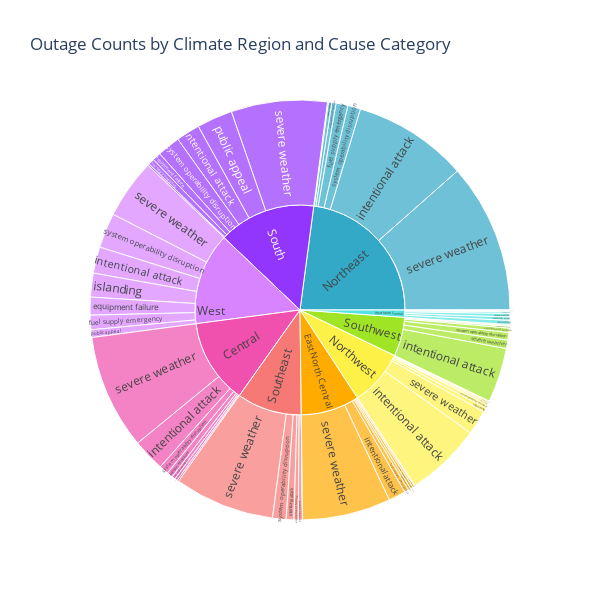

This figure's notebook cell:
### Code cell
# Aggregate counts by climate_region and cause_cat
agg_df = outage.groupby(['climate_region', 'cause_cat']).size().reset_index(name='outage_count')
agg_df = agg_df.sort_values(['climate_region', 'cause_cat'])

ordered_regions = ['Northeast', 'West North Central', 'Southwest', 'Northwest', 'East North Central', 'Southeast', 'Central', 'West', 'South']

regions = agg_df['climate_region'].unique()
colors = ['#33a8c7ff', '#52e3e1ff', '#a0e426ff', '#fdf148ff', '#ffab00ff',  '#f77976ff', '#f050aeff', '#d883ffff', '#9336fdff' ]
colors2 = ["#ef476f","#f78c6b","#ffd166","#83d483","#06d6a0","#0cb0a9","#118ab2","#0c637f","#073b4c"]
colors3 = ["#5d9cec","#4fc1e9","#48cfad","#a0d468","#ffce54","#fc6e51","#ed5565","#ac92ec","#ec87c0"]
colors4= ["#ff7073","#ea9e8d","#dbb3b1","#ffe085","#fed35d","#96e6b3","#73d3c9","#8cd9f8","#a0b7cf"]
color_map = {region: colors[i % len(colors4)] for i, region in enumerate(ordered_regions)}

climate_cause_pie = px.sunburst(
    agg_df,
    path=['climate_region', 'cause_cat'],  # hierarchy: inner ring is climate_region, outer is cause_cat
    values='outage_count',
    color='climate_region',
    color_discrete_map=color_map,
    #color='outage_count',  
    #color_continuous_scale=px.colors.sequential.Plasma,
    title='Outage Counts by Climate Region and Cause Category'
)
climate_cause_pie.update_layout(width=600, height=600)
climate_cause_pie.update_traces(insidetextorientation='radial')  # or 'tangential' or 'auto'
climate_cause_pie.show()

### Figure 1 — Plotly figure (JSON) as saved in the notebook; plotly's stock layout.template omitted (floating-point values rounded to 4 significant figures)
{"data": [{"branchvalues": "total", "customdata": [["Central"], ["East North Central"], ["Northeast"], ["Northwest"], ["South"], ["Southeast"], ["Southwest"], ["South"], ["Northwest"], ["Northeast"], ["West North Central"], ["Central"], ["West"], ["East North Central"], ["East North Central"], ["Northeast"], ["Central"], ["Southwest"], ["West"], ["Southeast"], ["West North Central"], ["Northwest"], ["South"], ["Southeast"], ["Southwest"], ["West"], ["West North Central"], ["Central"], ["Southwest"], ["West"], ["Southeast"], ["South"], ["Northwest"], ["Northeast"], ["East North Central"], ["West North Central"], ["Central"], ["East North Central"], ["Northeast"], ["Northwest"], ["South"], ["Southeast"], ["Northwest"], ["East North Central"], ["Central"], ["Northeast"], ["West"], ["Southwest"], ["West North Central"], ["East North Central"], ["West North Central"], ["West"], ["Central"], ["Southeast"], ["South"], ["Southwest"], ["West"], ["Northeast"], ["Northwest"], ["South"], ["Southeast"], ["Southwest"], ["West North Central"], ["Central"], ["East North Central"], ["Northeast"], ["Northwest"], ["South"], ["Southeast"], ["Southwest"], ["West"], ["West North Central"]], "domain": {"x": [0, 1], "y": [0, 1]}, "hovertemplate": "labels=%{label}<br>outage_count=%{value}<br>parent=%{parent}<br>id=%{id}<br>climate_region=%{customdata[0]}<extra></extra>", "ids": ["Central/equipment failure", "East North Central/equipment failure", "Northeast/equipment failure", "Northwest/equipment failure", "South/equipment failure", "Southeast/equipment failure", "Southwest/equipment failure", "South/fuel supply emergency", "Northwest/fuel supply emergency", "Northeast/fuel supply emergency", "West North Central/equipment failure", "Central/fuel supply emergency", "West/equipment failure", "East North Central/fuel supply emergency", "East North Central/intentional attack", "Northeast/intentional attack", "Central/intentional attack", "Southwest/fuel supply emergency", "West/fuel supply emergency", "Southeast/fuel supply emergency", "West North Central/fuel supply emergency", "Northwest/intentional attack", "South/intentional attack", "Southeast/intentional attack", "Southwest/intentional attack", "West/intentional attack", "West North Central/intentional attack", "Central/islanding", "Southwest/islanding", "West/islanding", "Southeast/islanding", "South/islanding", "Northwest/islanding", "Northeast/islanding", "East North Central/islanding", "West North Central/islanding", "Central/public appeal", "East North Central/public appeal", "Northeast/public appeal", "Northwest/public appeal", "South/public appeal", "Southeast/public appeal", "Northwest/severe weather", "East North Central/severe weather", "Central/severe weather", "Northeast/severe weather", "West/public appeal", "Southwest/public appeal", "West North Central/public appeal", "East North Central/system operability disruption", "West North Central/severe weather", "West/severe weather", "Central/system operability disruption", "Southeast/severe weather", "South/severe weather", "Southwest/severe weather", "West/system operability disruption", "Northeast/system operability disruption", "Northwest/system operability disruption", "South/system operability disruption", "Southeast/system operability disruption", "Southwest/system operability disruption", "West North Central/system operability disruption", "Central", "East North Central", "Northeast", "Northwest", "South", "Southeast", "Southwest", "West", "West North Central"], "insidetextorientation": "radial", "labels": ["equipment failure", "equipment failure", "equipment failure", "equipment failure", "equipment failure", "equipment failure", "equipment failure", "fuel supply emergency", "fuel supply emergency", "fuel supply emergency", "equipment failure", "fuel supply emergency", "equipment failure", "fuel supply emergency", "intentional attack", "intentional attack", "intentional attack", "fuel supply emergency", "fuel supply emergency", "fuel supply emergency", "fuel supply emergency", "intentional attack", "intentional attack", "intentional attack", "intentional attack", "intentional attack", "intentional attack", "islanding", "islanding", "islanding", "islanding", "islanding", "islanding", "islanding", "islanding", "islanding", "public appeal", "public appeal", "public appeal", "public appeal", "public appeal", "public appeal", "severe weather", "severe weather", "severe weather", "severe weather", "public appeal", "public appeal", "public appeal", "system operability disruption", "severe weather", "severe weather", "system operability disruption", "severe weather", "severe weather", "severe weather", "system operability disruption", "system operability disruption", "system operability disruption", "system operability disruption", "system operability disruption", "system operability disruption", "system operability disruption", "Central", "East North Central", "Northeast", "Northwest", "South", "Southeast", "Southwest", "West", "West North Central"], "marker": {"colors": ["#f050aeff", "#ffab00ff", "#33a8c7ff", "#fdf148ff", "#9336fdff", "#f77976ff", "#a0e426ff", "#9336fdff", "#fdf148ff", "#33a8c7ff", "#52e3e1ff", "#f050aeff", "#d883ffff", "#ffab00ff", "#ffab00ff", "#33a8c7ff", "#f050aeff", "#a0e426ff", "#d883ffff", "#f77976ff", "#52e3e1ff", "#fdf148ff", "#9336fdff", "#f77976ff", "#a0e426ff", "#d883ffff", "#52e3e1ff", "#f050aeff", "#a0e426ff", "#d883ffff", "#f77976ff", "#9336fdff", "#fdf148ff", "#33a8c7ff", "#ffab00ff", "#52e3e1ff", "#f050aeff", "#ffab00ff", "#33a8c7ff", "#fdf148ff", "#9336fdff", "#f77976ff", "#fdf148ff", "#ffab00ff", "#f050aeff", "#33a8c7ff", "#d883ffff", "#a0e426ff", "#52e3e1ff", "#ffab00ff", "#52e3e1ff", "#d883ffff", "#f050aeff", "#f77976ff", "#9336fdff", "#a0e426ff", "#d883ffff", "#33a8c7ff", "#fdf148ff", "#9336fdff", "#f77976ff", "#a0e426ff", "#52e3e1ff", "#f050aeff", "#ffab00ff", "#33a8c7ff", "#fdf148ff", "#9336fdff", "#f77976ff", "#a0e426ff", "#d883ffff", "#52e3e1ff"]}, "name": "", "parents": ["Central", "East North Central", "Northeast", "Northwest", "South", "Southeast", "Southwest", "South", "Northwest", "Northeast", "West North Central", "Central", "West", "East North Central", "East North Central", "Northeast", "Central", "Southwest", "West", "Southeast", "West North Central", "Northwest", "South", "Southeast", "Southwest", "West", "West North Central", "Central", "Southwest", "West", "Southeast", "South", "Northwest", "Northeast", "East North Central", "West North Central", "Central", "East North Central", "Northeast", "Northwest", "South", "Southeast", "Northwest", "East North Central", "Central", "Northeast", "West", "Southwest", "West North Central", "East North Central", "West North Central", "West", "Central", "Southeast", "South", "Southwest", "West", "Northeast", "Northwest", "South", "Southeast", "Southwest", "West North Central", "", "", "", "", "", "", "", "", ""], "type": "sunburst", "values": [7, 3, 5, 2, 10, 5, 5, 7, 1, 14, 1, 4, 21, 5, 20, 135, 38, 2, 17, 0, 1, 89, 28, 9, 64, 31, 4, 3, 1, 28, 0, 2, 5, 1, 1, 5, 2, 2, 4, 2, 42, 5, 29, 104, 135, 176, 9, 1, 2, 3, 4, 70, 11, 118, 113, 10, 41, 15, 4, 27, 16, 9, 0, 200, 138, 350, 132, 229, 153, 92, 217, 17]}], "layout": {"height": 600, "legend": {"tracegroupgap": 0}, "title": {"text": "Outage Counts by Climate Region and Cause Category"}, "width": 600}}
